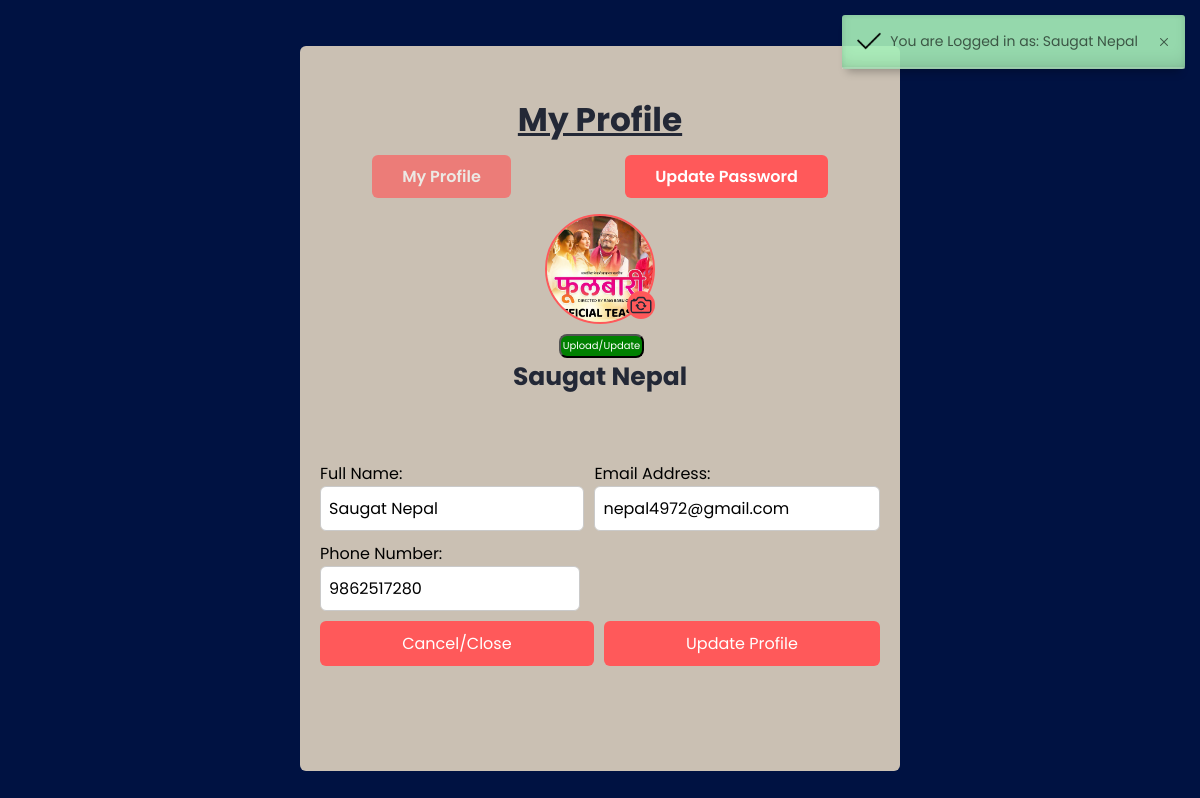
Before: /profile.php (signed in) with the older database file.
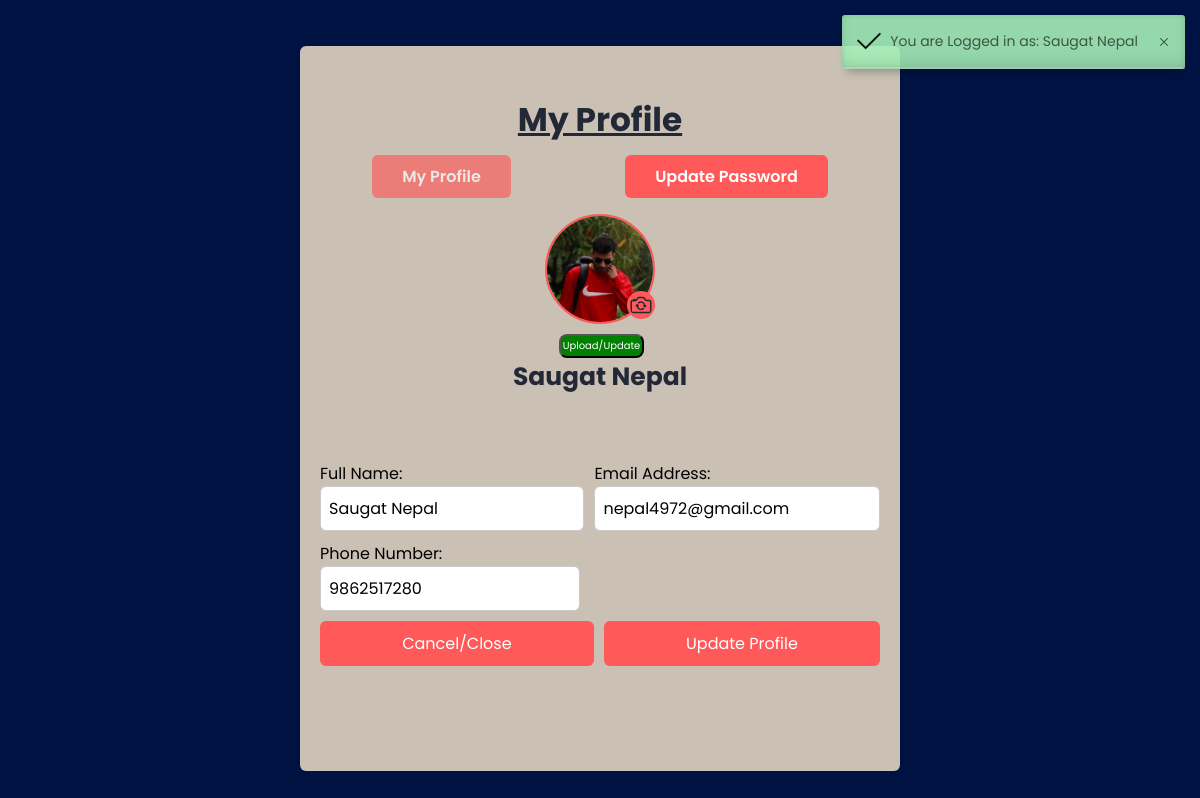
After: the same page with the newer database file.
### tables this page shows
CREATE TABLE `users` (
  `userID` int(11) NOT NULL,
  `fullname` varchar(255) NOT NULL,
  `email` varchar(255) NOT NULL,
  `phone_number` varchar(50) NOT NULL,
  `password` varchar(255) NOT NULL,
  `user_type` varchar(50) NOT NULL DEFAULT 'customer',
  `profile_img` varchar(400) DEFAULT NULL,
  `reset_code` varchar(50) NOT NULL,
  `register_date` varchar(50) NOT NULL,
  `expiry_time` varchar(50) NOT NULL
);

### includes/links.php (called while the page is built, shortened)
<?php
$base = '/phpcode/test-projects/Movie_Ticket_Booking_SixthSemProject/';
?>
<?php
$profilecss = $base."assets/loginsignup/css/profile.css";
?>

### profile.php (the view, shortened to what this page needs)
<?php
include './includes/links.php';
?>
<!DOCTYPE html>
<html lang="en">
<head>
  <link href='https://unpkg.com/boxicons@2.1.2/css/boxicons.min.css' rel='stylesheet'>
  <link rel="stylesheet" href="./alerts/dist/css/iziToast.min.css">
  <link rel="stylesheet" href="<?php echo $profilecss ?>">
</head>
<body>
<?php
$userID = $_SESSION['userID'];
$sql = "SELECT * FROM users WHERE userID = ?";
$stmt = mysqli_stmt_init($conn);
mysqli_stmt_prepare($stmt, $sql);
mysqli_stmt_bind_param($stmt, "s", $userID);
mysqli_stmt_execute($stmt);
$result = mysqli_stmt_get_result($stmt);
if($row = mysqli_fetch_assoc($result)) {
?>
  <section class="container">
    <div class="form">
      <div class="form-content">
        <form action="<?php echo $base ?>config/updateprofile.inc" method="POST" enctype="multipart/form-data">
          <header>
            <h3 class="profile-header">My Profile</h3>
            <div class="input-row">
              <div class="field">
                <a class="disabled">My Profile</a>
              </div>
              <div class="field">
                <a href="./updatepassword.php">Update Password</a>
              </div>
            </div>
            <div class="profile-pic-upload">
              <label for="profile-pic" class="profile-pic-label">
                <?php
                if(!empty($row['profile_img'])) { ?>
                <img class="profile-img" id="image" src="<?php echo $row['profile_img']?>" alt="">
                <?php
                }else { ?>
                <ion-icon class="profile-icon" name="person-circle-outline"></ion-icon>
                <?php } ?>
                <ion-icon name="camera-reverse-outline" class="camera-icon"></ion-icon>
              </label>
              <button name="img-submit" class="ok-button">Upload/Update</button>
              <h4 style="font-size:25px">
                <?php echo $row['fullname'] ?>
              </h4>
            </div>
          </header>
          <br>
        </form>
        <form action="<?php echo $base ?>config/updateprofile.inc" method="POST">
          <div class="input-row">
            <div class="field">
              <span>Full Name:</span>
              <input type="text" name="fullname" value="<?php echo $row['fullname'] ?>">
            </div>
            <div class="field">
              <span>Email Address:</span>
              <input type="text" name="email" value="<?php echo $row['email'] ?>">
            </div>
          </div>
          <div class="input-row">
            <div class="field">
              <span>Phone Number:</span>
              <input type="phone" name="phone_number" value="<?php echo $row['phone_number'] ?>">
            </div>
            <div class="field">
              <span></span>
            </div>
          </div>
          <div class="input-row">
            <div class="field">
              <button name="cancel">Cancel/Close</button>
              <br><br>
            </div>
            <div class="field">
              <button name="update">Update Profile</button>
            </div>
          </div>
        </form>
        <br><br>
      </div>
    </div>
  </section>
</body>
<?php
}
else {
  $_SESSION['icons']="./img/alerticons/error.png";
  $_SESSION['status']="error";
  $_SESSION['status_code']="Invalid User. Login First";
  header("Location: ./");
  exit();
}
?>
</html>
<?php
include './includes/alert.php';
?>

### includes/alert.php (shortened to what this page needs)
<?php
include './links.php';
?>
    <link rel="stylesheet" href="../alerts/dist/css/iziToast.min.css">

### assets/loginsignup/css/profile.css (style rules this page uses)
* { box-sizing: border-box; margin: 0; padding: 0; font-family: "Poppins", sans-serif; }
body { overflow-y: hidden; overflow-x: hidden; }
.form { position: absolute; max-width: 600px; width: 100%; padding: 20px; border-radius: 6px; background: #cac0b3; }
.container { height: 102vh; width: 100%; display: flex; align-items: center; justify-content: center; background-color: #001242; column-gap: 30px; }
.disabled { pointer-events: none; cursor: not-allowed; opacity: 0.65; filter: alpha(opacity=65); -webkit-box-shadow: none; box-shadow: none; }
.profile-header { margin-bottom: 20px; text-decoration: underline; }
header { font-size: 28px; font-weight: 600; color: #232836; text-align: center; }
form { margin-top: 30px; }
.profile-pic-upload { margin-top: -50px; margin-bottom: 10px; display: flex; flex-direction: column; align-items: center; }
.profile-pic-label { position: relative; display: flex; flex-direction: column; align-items: center; cursor: pointer; }
.camera-icon { position: absolute; bottom: 5px; right: 0px; font-size: 24px; border-radius: 50%; border: 2px solid #ff595a; background-color: #ff595a; }
.profile-img { margin-top: 20px; width: 110px; height: 110px; border-radius: 50%; border: 2px solid #ff595a; object-fit: cover; }
.input-row { user-select: none; display: flex; justify-content: space-between; }
.ok-button { margin-top: 10px; margin-left: 3px; text-decoration: none; font-size: 10px; display: inline-block; padding: 2px 2px; background-color: Green; color: white; text-decoration: none; border-radius: 8px; transition: background-color 0.3s ease; cursor: pointer; }
.field { position: relative; flex-grow: 1; margin-bottom: 30px; margin-right: 10px; height: 50px; }
.field:last-child { margin-right: 0; }
.field input, .field button { height: 90%; width: 100%; font-size: 16px; font-weight: 400; border-radius: 6px; border: none; padding: 0 8px; }
.field input { outline: none; border: 1px solid #cacaca; }
.field a { margin-bottom: 10px; font-size: 16px; border-radius: 6px; color: #fff; background-color: #ff595a; transition: all 0.3s ease; cursor: pointer; padding: 10px 30px; }
.field button { color: #fff; background-color: #ff595a; transition: all 0.3s ease; cursor: pointer; }
.form a { user-select: none; text-decoration: none; }

Changed rows visible on the page:
changed users "Saugat Nepal": profile_img: picture removed, a placeholder shows
